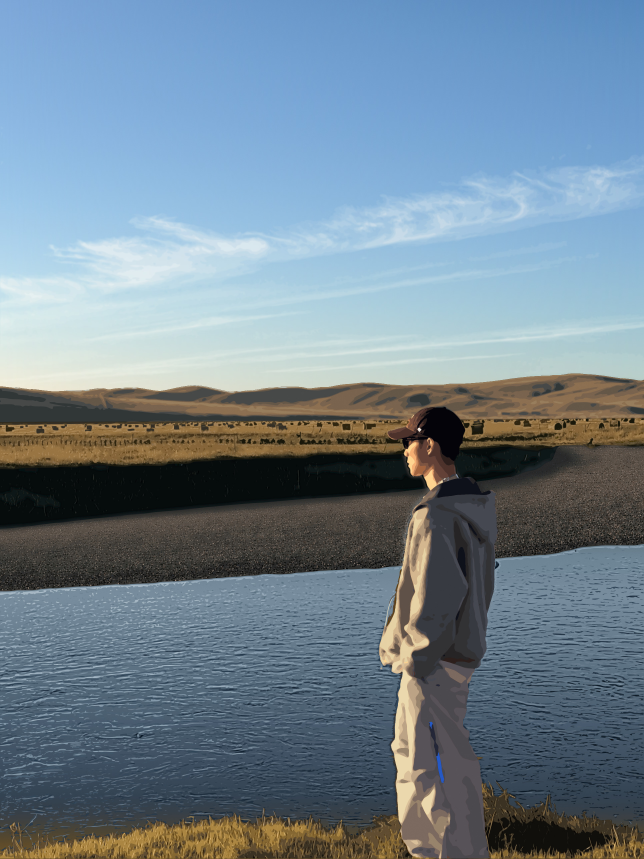
#> input picture drawings/riverside-portrait/drawing.jpg, 1932 x 2576 px (shown at 1/3 size)
$ python prepare.py ../drawing.jpg
#> lines starting #> are read from the running program, lines starting #| are printed output that depends on the picture; after the words box and inside, x2 and y2 are one past the last pixel; in counts of white or black regions, pixels touching at a corner belong together
### drawings/riverside-portrait/src/scipy_free.py
import numpy as np
def gauss1d_nan(y, sigma):
    if sigma <= 0:
        return y
    r = int(3*sigma)+1
    k = np.exp(-0.5*(np.arange(-r, r+1)/sigma)**2); k /= k.sum()
    pad = np.pad(y, r, mode='edge')
    return np.convolve(pad, k, mode='valid')

### drawings/riverside-portrait/src/prepare.py
"""Step 1: analyse the photo and cache everything the drawing steps need.

usage: python3 prepare.py PHOTO.jpg        (run inside the build directory)

Writes (to the current directory):
  photo_srgb.png   photo converted from its ICC profile (Display P3) to sRGB
  person_mask.npy  figure silhouette (GrabCut)
  bounds.npy       per-column boundaries: skyline, foot of the hills, bank, gravel, water, grass
  sky_coef.npy     smooth polynomial model of the cloud-free sky
  cloud_alpha.npy  cloud opacity map (how far each sky pixel is pushed towards white)

The rectangle / sample boxes below are tuned for this one photo (1932 x 2576).
"""
import io
import sys
import os

import cv2
import numpy as np
from PIL import Image, ImageCms

sys.path.insert(0, os.path.dirname(os.path.abspath(__file__)))
from scipy_free import gauss1d_nan  # noqa: E402

src_path = sys.argv[1]

# ---------------------------------------------------------------- colour: P3 -> sRGB
pim = Image.open(src_path)
#> pim is the input picture: PIL image 1932x2576 RGB; mean R, G, B 112.5, 130.9, 144.3
raw = np.asarray(pim.convert('RGB'))[..., ::-1].copy()          # BGR, un-managed values
if 'icc_profile' in pim.info:
    prof = ImageCms.ImageCmsProfile(io.BytesIO(pim.info['icc_profile']))
    srgb = ImageCms.profileToProfile(pim.convert('RGB'), prof, ImageCms.createProfile('sRGB'),
                                     renderingIntent=0, outputMode='RGB')
else:
    srgb = pim.convert('RGB')
srgb.save('photo_srgb.png')
img = np.asarray(srgb)[..., ::-1].copy()                         # BGR sRGB
H, W = img.shape[:2]
#> H = 2576; W = 1932
print('photo', W, H)
#| photo 1932 2576

# ---------------------------------------------------------------- figure silhouette
x0, y0, x1, y1 = 1060, 1180, 1600, H
#> x0 = 1060; y0 = 1180; x1 = 1600; y1 = 2576
sub = raw[y0:y1, x0:x1].copy()
mask = np.zeros(sub.shape[:2], np.uint8)
rect = (1120 - x0, 1200 - y0, 1540 - 1120, H - 1200 - 1)
#> rect = (60, 20, 420, 1375)
bgd, fgd = np.zeros((1, 65), np.float64), np.zeros((1, 65), np.float64)
cv2.grabCut(sub, mask, rect, bgd, fgd, 8, cv2.GC_INIT_WITH_RECT)
m = np.where((mask == 1) | (mask == 3), 255, 0).astype(np.uint8)
full = np.zeros((H, W), np.uint8)
full[y0:y1, x0:x1] = m
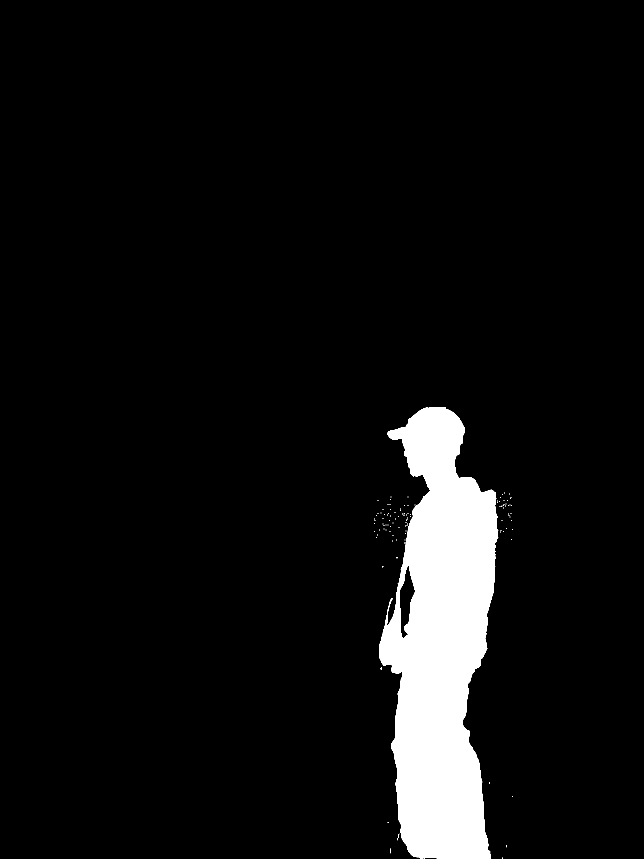
#> full: shape (2576, 1932) (shown at 1/3 size); 6.4% white; 109 white regions (106 under 20 px)
n, lab_cc, st, _ = cv2.connectedComponentsWithStats(full)
#> n = 110
big = 1 + np.argmax(st[1:, cv2.CC_STAT_AREA])
#> big = 1
full = (lab_cc == big).astype(np.uint8) * 255
cnts, _ = cv2.findContours(full, cv2.RETR_EXTERNAL, cv2.CHAIN_APPROX_NONE)
#> full: shape (2576, 1932); 6.4% white; 1 white region, box (x1, y1, x2, y2) and area: (1138, 1221, 1495, 2575) 316095
person_u8 = np.zeros_like(full)
cv2.drawContours(person_u8, cnts, -1, 255, -1)
#> person_u8: shape (2576, 1932); 6.5% white; 1 white region, box (x1, y1, x2, y2) and area: (1138, 1221, 1495, 2575) 321590
np.save('person_mask.npy', person_u8)
person = person_u8 > 0
print('person bbox', np.where(person.any(0))[0][[0, -1]], np.where(person.any(1))[0][[0, -1]])
#| person bbox [1138 1494] [1221 2574]

# ---------------------------------------------------------------- landscape boundaries
pdil = cv2.dilate(person.astype(np.uint8), np.ones((25, 25), np.uint8)) > 0
lab = cv2.cvtColor(cv2.GaussianBlur(img, (0, 0), 3), cv2.COLOR_BGR2LAB).astype(np.float32)
L, Bc = lab[..., 0], lab[..., 2]
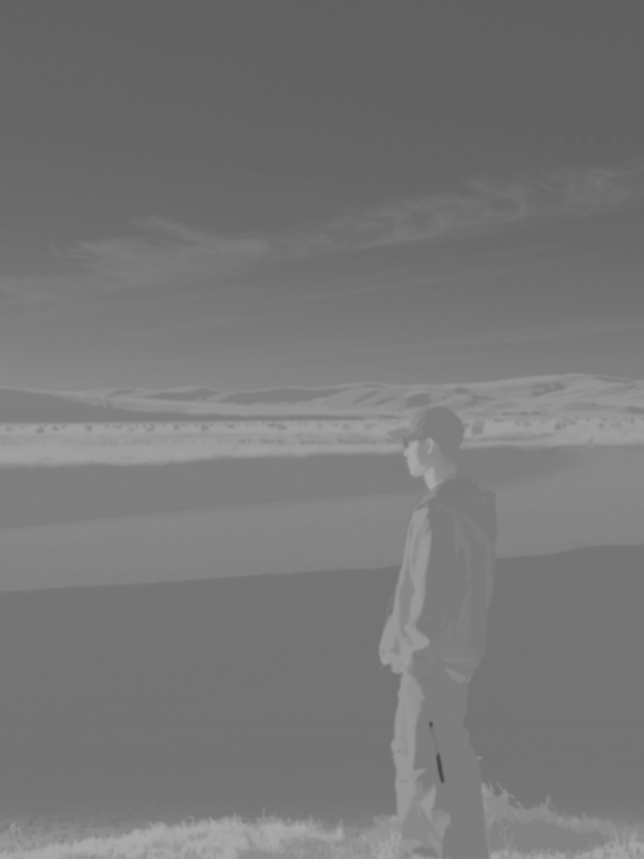
#> Bc: shape (2576, 1932) float32 (shown at 1/3 size); min 70, max 170, mean 119.3
# skyline: first row (from 1080 down) that stays darker / yellower than the horizon sky for 6 px
Y0, Y1 = 1080, 1275
skyL = np.median(L[1050:1090], axis=0)
#> skyL = 1932 values, max 235 at index 0, min 203.5 at index 1931, mean 218.1
skyB = np.median(Bc[1050:1090], axis=0)
#> skyB = 1932 values, max 131 at index 0, min 123 at index 1928, mean 127.4
skyline = np.zeros(W)
#> skyline = 1932 values from 0 to 0
for x in range(W):
    land = ((skyL[x] - L[Y0:Y1, x]) > 14) | ((Bc[Y0:Y1, x] - skyB[x]) > 10)
    run = np.convolve(land.astype(int), np.ones(6, int), 'valid') == 6
    skyline[x] = Y0 + (np.argmax(run) if run.any() else (Y1 - Y0))
#> after the loop, skyline = 1932 values, max 1173 at index 690, min 1118 at index 1707, mean 1151.3

# below the plain: monotone column-wise segmentation into
# lit field -> shaded bank -> gravel -> water -> grass, by dynamic programming
classes = {
    'plain': [(0, 1000, 1338, 1382), (1720, 1932, 1296, 1330)],
    'bank': [(0, 900, 1420, 1520), (950, 1100, 1400, 1470)],
    'gravel': [(0, 1000, 1600, 1700), (1550, 1932, 1450, 1600), (1720, 1932, 1370, 1420)],
    'water': [(0, 1000, 1800, 2400), (1550, 1932, 1700, 2300)],
    'grass': [(0, 1000, 2525, 2576), (1600, 1932, 2480, 2576)],
}
names = list(classes)
models = []
for nme in names:
    pts = np.concatenate([lab[b0:b1, a0:a1].reshape(-1, 3) for (a0, a1, b0, b1) in classes[nme]])
    models.append((pts.mean(0), np.linalg.inv(np.cov(pts.T) + np.eye(3) * 4)))
#> after the loop, models = 5 items
Ys, Ye = 1300, H
C = len(names)
cost = np.zeros((C, Ye - Ys, W), np.float32)
for k, (mu, ic) in enumerate(models):
    d = lab[Ys:Ye] - mu
    cost[k] = np.minimum(np.einsum('...i,ij,...j->...', d, ic, d), 60.0)
#> this loop made 5 passes
#> mu on passes 1 to 5: [105, 133.8, 153.8], [10.29, 126, 127], [70.68, 128.8, 132.4], [110.4, 126.1, 115.4], [87.57, 131.6, 150.5]
#> pass 1, `d = lab[Ys:Ye] - mu`:
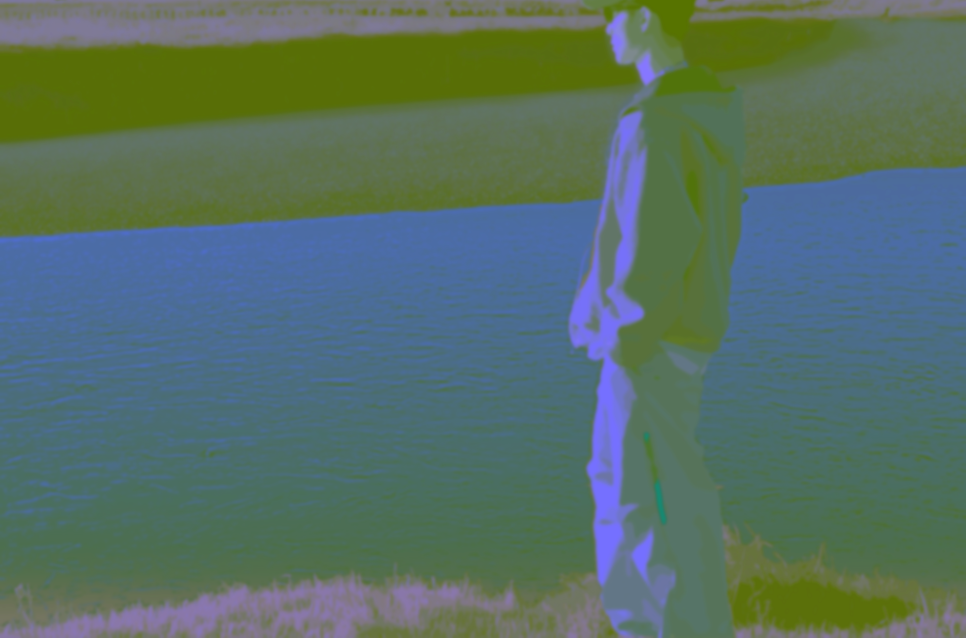
#> d: shape (1276, 1932, 3) float32 (shown at 1/2 size); mean B, G, R -15.4, -6.5, -27.3; drawn with min black and max white
cost[:, pdil[Ys:Ye]] = 0.0                     # the figure hides the scene: no evidence there
acc = np.full((C, W), 1e9, np.float32)
acc[0] = cost[0, 0]
back = np.zeros((Ye - Ys, C, W), np.int8)
for y in range(1, Ye - Ys):
    new = np.empty_like(acc)
    best = acc[0].copy()
    bidx = np.zeros(W, np.int8)
    for k in range(C):
        if k > 0:
            better = acc[k] < best
            best = np.where(better, acc[k], best)
            bidx = np.where(better, k, bidx).astype(np.int8)
        sw = np.where(bidx == k, best, best + 2.0)
        use_stay = acc[k] <= sw
        new[k] = np.where(use_stay, acc[k], sw) + cost[k, y]
        back[y, k] = np.where(use_stay, k, bidx)
    acc = new
lab_map = np.zeros((Ye - Ys, W), np.int8)
#> lab_map: shape (1276, 1932) int8; every value is 0
k = np.full(W, C - 1, np.int8)
#> k = 1932 values from 4 to 4
for y in range(Ye - Ys - 1, -1, -1):
    lab_map[y] = k
    k = back[y, k, np.arange(W)]
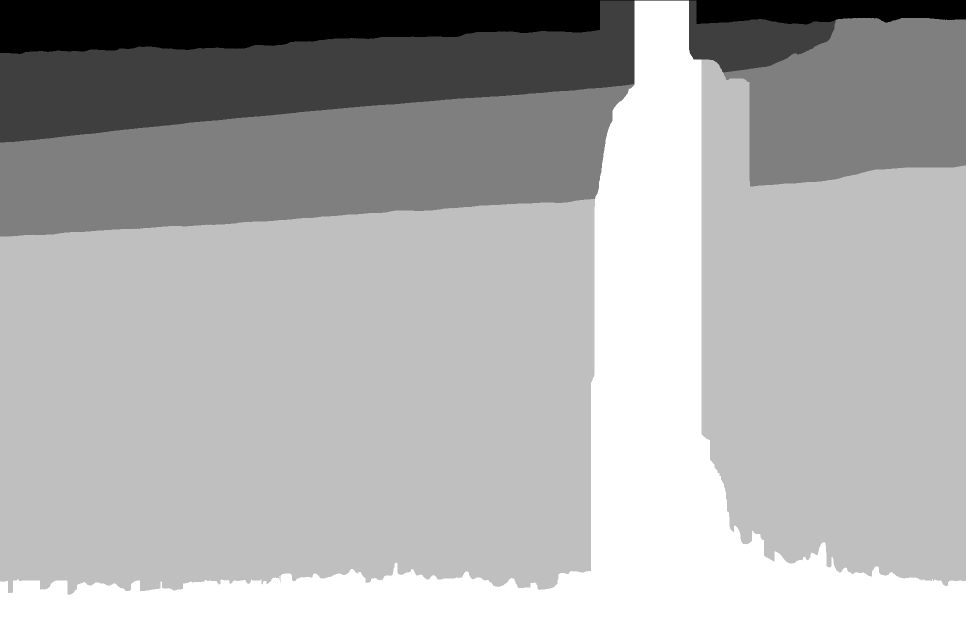
#> lab_map: shape (1276, 1932) int8 (shown at 1/2 size); min 0, max 4, mean 2.72; drawn with min black and max white
#> after the loop, k = 1932 values from 0 to 0
raw_b = {names[k]: np.argmax(lab_map >= k, axis=0).astype(float) + Ys for k in range(1, C)}
#> raw_b = 4 items
raw_b['sky'] = skyline

# clean up: interpolate across the figure, drop spikes, smooth
pdil2 = cv2.dilate(person.astype(np.uint8), np.ones((31, 31), np.uint8)) > 0
#> pdil2: shape (2576, 1932) bool; 7.7% white; 1 white region, box (x1, y1, x2, y2) and area: (1123, 1206, 1510, 2576) 381144
xs = np.arange(W)
#> xs = 1932 values from 0 to 1931
occl = {'sky': None, 'bank': (1320, 1460), 'gravel': (1380, 1620), 'water': (1600, 1800), 'grass': (2280, 2576)}
bounds = {}
for name, sig in [('sky', 1.5), ('bank', 5), ('gravel', 6), ('water', 6), ('grass', 18)]:
    yv = raw_b[name].astype(float).copy()
    if occl[name] is not None:
        yv[pdil2[occl[name][0]:occl[name][1]].any(axis=0)] = np.nan
    good = ~np.isnan(yv)
    yv = np.interp(xs, xs[good], yv[good])
    if name != 'sky':
        pad = np.pad(yv, 15, mode='edge')
        yv = np.array([np.median(pad[i:i + 31]) for i in range(W)])
    bounds[name] = gauss1d_nan(yv, sig)
#> this loop made 5 passes
#> r in gauss1d_nan on passes 1 to 5: 5, 16, 19, 19, 55
#> after the loop, bounds = 5 items
bounds['plain'] = np.interp(xs, [0, 700, 1300, 1932], [1266, 1263, 1259, 1254])   # foot of the hills
np.save('bounds.npy', bounds, allow_pickle=True)

# ---------------------------------------------------------------- sky model + clouds
RGBf = img[..., ::-1].astype(np.float32)


def design(X, Y, deg=4):
    return np.stack([(X ** i) * (Y ** j) for i in range(deg + 1) for j in range(deg + 1 - i)], -1)


small = cv2.resize(RGBf, (W // 8, H // 8), interpolation=cv2.INTER_AREA)
hs, ws = small.shape[:2]
gy, gx = np.mgrid[0:hs, 0:ws]
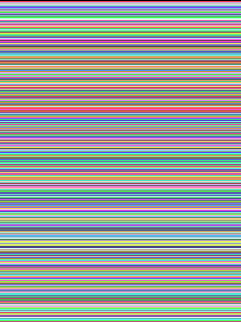
#> gy: shape (322, 241) int64; 322 distinct labels, from 0 to 321; one colour per label, 0 black
valid = (gy * 8 + 4) < (np.interp(gx * 8 + 4, xs, skyline) - 20)
#> valid: shape (322, 241) bool; 43.9% white; 1 white region, box (x1, y1, x2, y2) and area: (0, 0, 241, 144) 34070
D = design(((gx * 8 + 4) / W)[valid], ((gy * 8 + 4) / H)[valid])
V = small[valid]
keep = np.ones(len(V), bool)
for _ in range(6):                                  # iteratively drop bright (cloud) samples
    coef, *_ = np.linalg.lstsq(D[keep], V[keep], rcond=None)
    res = (V - D @ coef).mean(1)
    keep = res < max(np.percentile(res[keep], 60), 1.5)
np.save('sky_coef.npy', coef)
Hs = 1250
yy, xx = np.mgrid[0:Hs, 0:W]
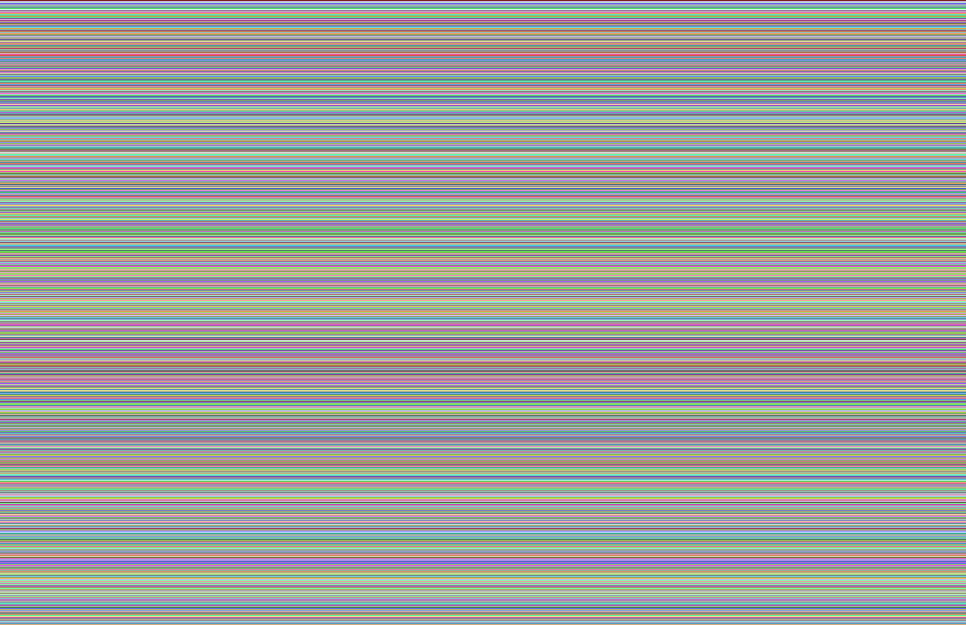
#> yy: shape (1250, 1932) int64 (shown at 1/2 size); 1250 distinct labels, from 0 to 1249; one colour per label, 0 black
S = design(xx / W, yy / H) @ coef
alpha = ((RGBf[:Hs] - S) / np.maximum(255 - S, 1)).mean(-1)
alpha = np.where(yy < (skyline[None, :] - 3), alpha, 0)
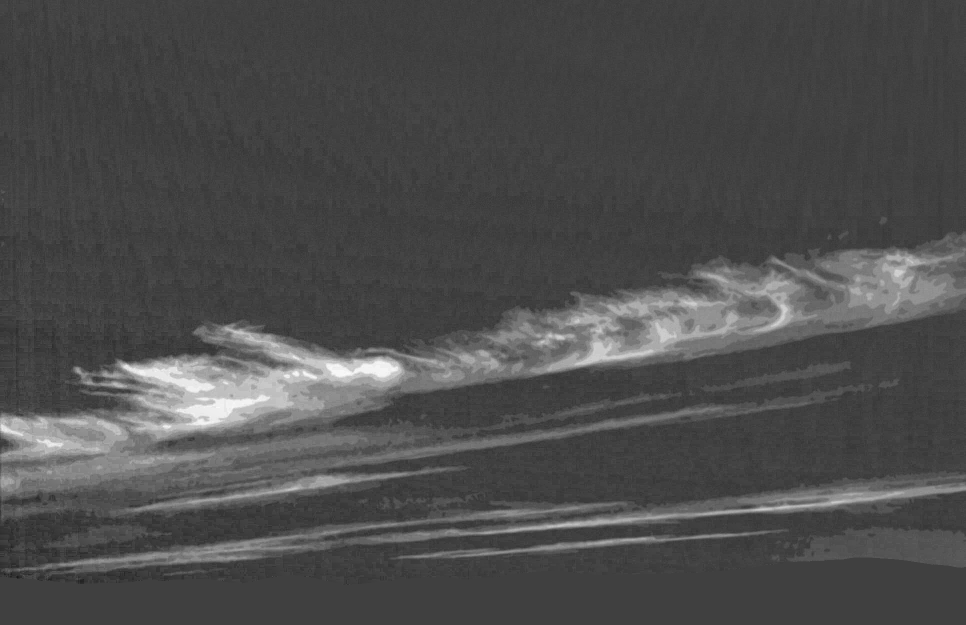
#> alpha: shape (1250, 1932) float64 (shown at 1/2 size); min -0.198, max 0.581, mean 0.0389; drawn with min black and max white
np.save('cloud_alpha.npy', np.clip(alpha, 0, 1).astype(np.float32))
print('prepare done')
